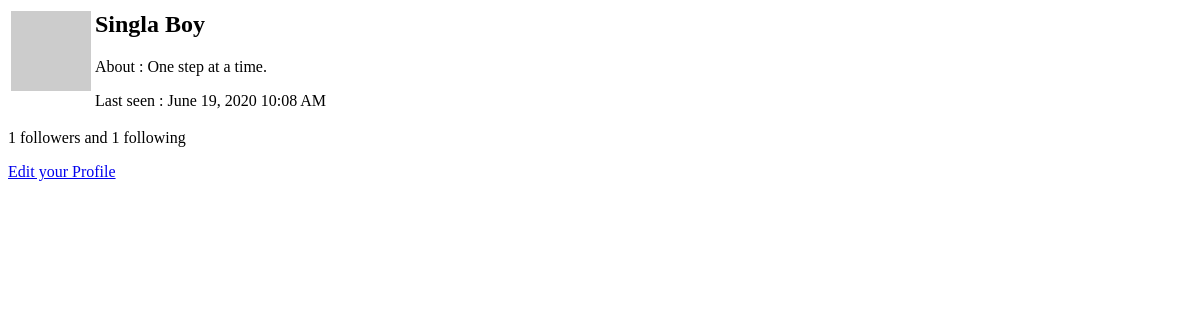
Before: /user/Singla Boy/popup (signed in) with the older database file.
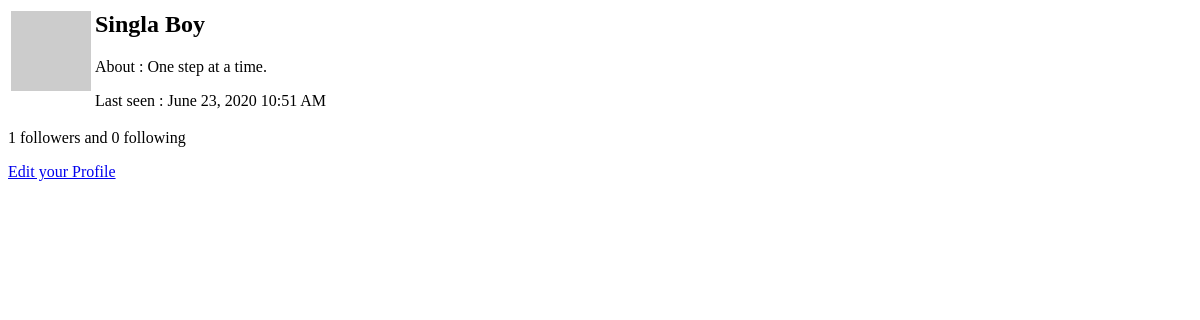
After: the same page with the newer database file.
### app/models.py (models this page shows, shortened)
class PaginatedAPIMixin(object):
	@staticmethod
	def to_collection_dict(query, page, per_page, endpoint, **kwargs):
		resources = query.paginate(page, per_page, False)
		data = {
			'items': [item.to_dict() for item in resources.items],
			'_meta': {
				'page': page,
				'per_page': per_page,
				'total_pages': resources.pages,
				'total_items': resources.total
				},
			'_links': {
				'self':url_for(endpoint, page=page, per_page=per_page, **kwargs),
				'next':url_for(endpoint, page=page+1, per_page=per_page,\
						**kwargs) if resources.has_next else None,
				'prev':url_for(endpoint, page=page-1, per_page=per_page,\
						**kwargs) if resources.has_next else None
				}
		}
		return data

class User(UserMixin, db.Model, PaginatedAPIMixin):
	id = db.Column(db.Integer, primary_key = True)
	username = db.Column(db.String(32), index = True, unique = True)
	email = db.Column(db.String(64), unique=True)
	password_hash = db.Column(db.String(128))
	about_me = db.Column(db.String(256))
	last_seen = db.Column(db.DateTime, default=datetime.utcnow)
	blogs = db.relationship('Blog', backref='author', lazy='dynamic')
	followed = db.relationship(
				'User', secondary=followers,
				 primaryjoin=(followers.c.follower_id == id),
				 secondaryjoin=(followers.c.followed_id == id),
				 backref=db.backref('followers', lazy='dynamic'),
				 lazy='dynamic')
	def avatar(self, size):
		digest = md5(self.email.lower().encode('utf-8')).hexdigest()
		return 'https://www.gravatar.com/avatar/{}?d=identicon&s={}'.format(digest, size)

### app/main/routes.py (the view)
@bp.route('/user/<username>/popup')
@login_required
def user_popup(username):
	user = User.query.filter_by(username=username).first()
	return render_template('user_popup.html', user=user)

### app/main/routes.py (called while the page is built)
@bp.before_app_request
def before_request():
	if current_user.is_authenticated:
		current_user.last_seen = datetime.utcnow()
		db.session.commit()

### app/models.py (called while the page is built)
@login.user_loader
def load_user(id):
	return User.query.get(int(id))

### app/templates/user_popup.html (shortened to what this page needs)
<table>
		<tr valign='top'>
			<td><img src = {{ user.avatar(50) }}, padding: 20px /></td>
			<td>
			<h2>{{user.username.title()}}</h2>
			{% if user.about_me %}
			<p>About : {{user.about_me}}</p>
			{% endif %}
			{% if user.last_seen %}
			<p>Last seen : {{moment(user.last_seen).format('LLL')}}</p>
			{% endif %}
			</td>
		</tr>
	</table>
	<p>{{user.followers.count()}} followers and {{user.followed.count()}} following </p>
	{%if user==current_user %}
	<p><a href="{{url_for('main.edit_profile')}}">Edit your Profile</a></p>
	{%endif%}

Changed rows visible on the page:
changed User "Singla Boy": last_seen "June 19, 2020 10:08 AM" → "June 23, 2020 10:51 AM"
Other visible differences:
{{ user.followed.count() }}: "1" → "0"
